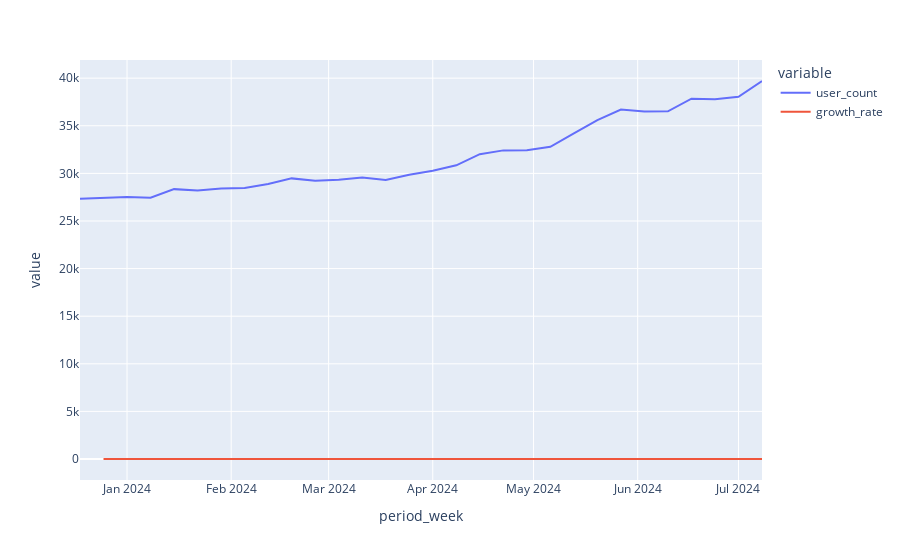

Source (notebook cell):
### Code cell
px.line(
    engaged,
    x='period_week',
    y='growth_rate',
)

### Figure 1 — Plotly figure (JSON) as saved in the notebook; plotly's stock layout.template omitted (floating-point values rounded to 4 significant figures)
{"data": [{"hovertemplate": "variable=user_count<br>period_week=%{x}<br>value=%{y}<extra></extra>", "legendgroup": "user_count", "line": {"color": "#636efa", "dash": "solid"}, "marker": {"symbol": "circle"}, "mode": "lines", "name": "user_count", "orientation": "v", "showlegend": true, "type": "scatter", "x": ["2023-12-18T00:00:00", "2023-12-25T00:00:00", "2024-01-01T00:00:00", "2024-01-08T00:00:00", "2024-01-15T00:00:00", "2024-01-22T00:00:00", "2024-01-29T00:00:00", "2024-02-05T00:00:00", "2024-02-12T00:00:00", "2024-02-19T00:00:00", "2024-02-26T00:00:00", "2024-03-04T00:00:00", "2024-03-11T00:00:00", "2024-03-18T00:00:00", "2024-03-25T00:00:00", "2024-04-01T00:00:00", "2024-04-08T00:00:00", "2024-04-15T00:00:00", "2024-04-22T00:00:00", "2024-04-29T00:00:00", "2024-05-06T00:00:00", "2024-05-13T00:00:00", "2024-05-20T00:00:00", "2024-05-27T00:00:00", "2024-06-03T00:00:00", "2024-06-10T00:00:00", "2024-06-17T00:00:00", "2024-06-24T00:00:00", "2024-07-01T00:00:00", "2024-07-08T00:00:00"], "xaxis": "x", "y": [27324, 27403, 27527, 27449, 28346, 28214, 28400, 28473, 28876, 29475, 29237, 29324, 29579, 29298, 29865, 30278, 30846, 32019, 32416, 32425, 32791, 34205, 35592, 36702, 36511, 36513, 37847, 37793, 38041, 39703], "yaxis": "y"}, {"hovertemplate": "variable=growth_rate<br>period_week=%{x}<br>value=%{y}<extra></extra>", "legendgroup": "growth_rate", "line": {"color": "#EF553B", "dash": "solid"}, "marker": {"symbol": "circle"}, "mode": "lines", "name": "growth_rate", "orientation": "v", "showlegend": true, "type": "scatter", "x": ["2023-12-18T00:00:00", "2023-12-25T00:00:00", "2024-01-01T00:00:00", "2024-01-08T00:00:00", "2024-01-15T00:00:00", "2024-01-22T00:00:00", "2024-01-29T00:00:00", "2024-02-05T00:00:00", "2024-02-12T00:00:00", "2024-02-19T00:00:00", "2024-02-26T00:00:00", "2024-03-04T00:00:00", "2024-03-11T00:00:00", "2024-03-18T00:00:00", "2024-03-25T00:00:00", "2024-04-01T00:00:00", "2024-04-08T00:00:00", "2024-04-15T00:00:00", "2024-04-22T00:00:00", "2024-04-29T00:00:00", "2024-05-06T00:00:00", "2024-05-13T00:00:00", "2024-05-20T00:00:00", "2024-05-27T00:00:00", "2024-06-03T00:00:00", "2024-06-10T00:00:00", "2024-06-17T00:00:00", "2024-06-24T00:00:00", "2024-07-01T00:00:00", "2024-07-08T00:00:00"], "xaxis": "x", "y": [null, 0.002891, 0.004525, -0.002834, 0.03268, -0.004657, 0.006592, 0.00257, 0.01415, 0.02074, -0.008075, 0.002976, 0.008696, -0.0095, 0.01935, 0.01383, 0.01876, 0.03803, 0.0124, 0.0002776, 0.01129, 0.04312, 0.04055, 0.03119, -0.005204, 5.478e-05, 0.03653, -0.001427, 0.006562, 0.04369], "yaxis": "y"}], "layout": {"legend": {"title": {"text": "variable"}, "tracegroupgap": 0}, "margin": {"t": 60}, "xaxis": {"anchor": "y", "domain": [0, 1], "title": {"text": "period_week"}}, "yaxis": {"anchor": "x", "domain": [0, 1], "title": {"text": "value"}}}}
